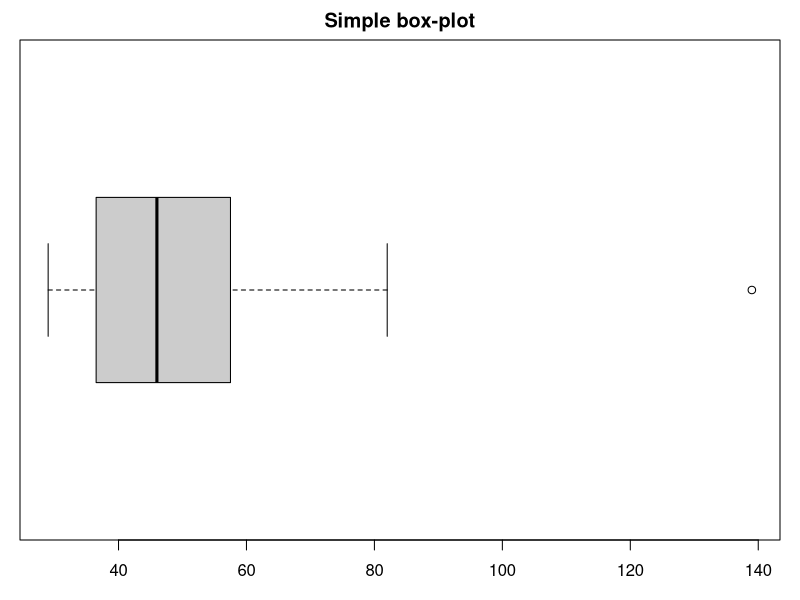
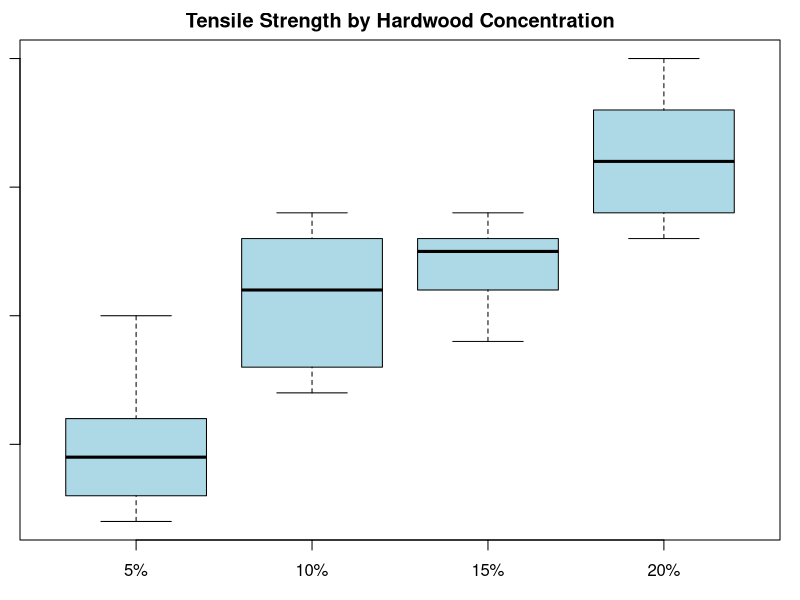

The R source for these figures, in order:
## ---- chunk 1
#| label: fig-simple-boxplot
#| fig-cap: "Simple Box-plot of CPU Time (in seconds)"
#| echo: false
#| fig-width: 6
#| fig-height: 2.5

x <- c(59, 46, 37, 42, 30, 55, 56, 36, 82, 29, 139)
par(mar = c(3, 1, 2, 1))
boxplot(x, horizontal = TRUE, main = "Simple box-plot", col = "gray80", xlab = "CPU Time (seconds)")
## ---- chunk 2
#| label: fig-comparative-boxplot
#| fig-cap: "Box plots of hardwood concentration data (Montgomery, Table 13.1)"
#| echo: false
#| fig-width: 6
#| fig-height: 4.5

tensile_data <- data.frame(
  strength = c(7,8,15,11,9,10, 12,17,13,18,19,15, 14,18,19,17,16,18, 19,25,22,23,18,20),
  concentration = factor(rep(c("5%", "10%", "15%", "20%"), each = 6), levels = c("5%", "10%", "15%", "20%"))
)

boxplot(strength ~ concentration, data = tensile_data,
        xlab = "Hardwood concentration (%)",
        ylab = "Tensile strength (psi)",
        col = "lightblue",
        main = "Tensile Strength by Hardwood Concentration")
